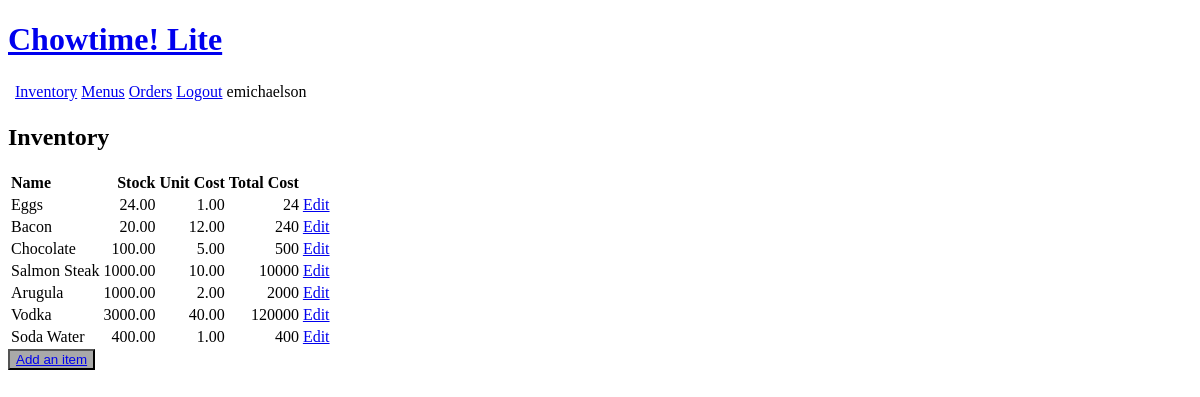
The page /inventory/ (signed in) on the database as committed earlier.
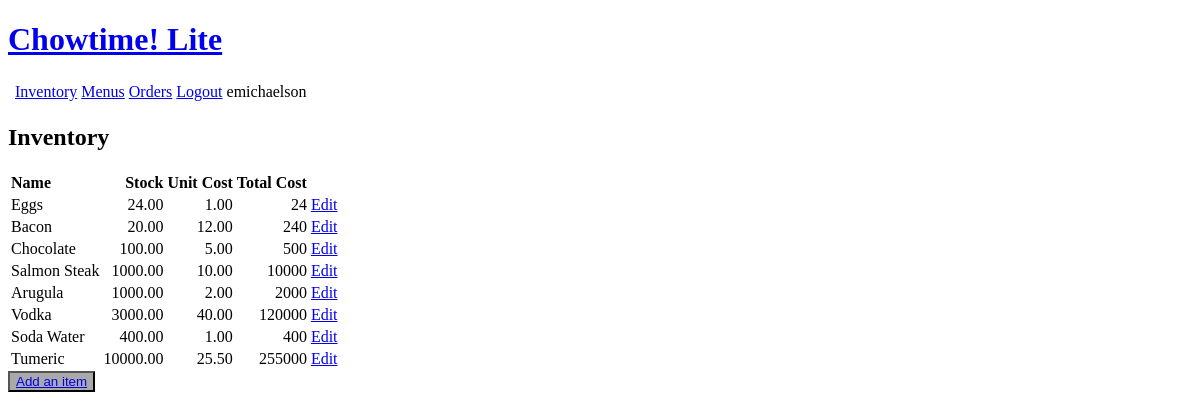
The same page on the database as committed later.
### inventory/models.py (models this page shows, shortened)
class Ingredient(models.Model):
    GRAM = 'GR'
    OUNCE = 'OZ'
    ITEM = 'IT'
    UNIT_CHOICES = [
        ('GR', 'Grams'),
        ('OZ', 'Ounces'),
        ('IT', 'Item')
    ]
    name = models.CharField(max_length=200)
    unitType = models.CharField(max_length=2, choices=UNIT_CHOICES, default=ITEM)
    unitCost = models.DecimalField(max_digits=10, decimal_places=2)
    inventoryQuantity = models.DecimalField(max_digits=10, decimal_places=2)
    def totalCost(self):
        result = self.inventoryQuantity * self.unitCost
        return "{:.0f}".format(result)

### inventory/views.py (the view)
# urls.py: path('inventory/', views.InventoryList, name='inventorylist'),
@login_required(login_url='login')
def InventoryList(request):
    inventory = Ingredient.objects.all()
    context = {'inventory': inventory}
    return render(request, 'inventory/inventoryList.html', context)

### inventory/templates/inventory/inventoryList.html
{% extends 'inventory/header.html' %}
{% block content %}
<h2>Inventory</h2>
<div>
    {% if inventory != '' %}
        <table>
            <thead>
                <th style="text-align: left">Name</th>
                <th style="text-align: right">Stock</th>
                <th style="text-align: right">Unit Cost</th>
                <th style="text-align: right">Total Cost</th>
            </thead>
            <tbody>
            {% for item in inventory %}
                <tr>
                    <td style="text-align: left">{{ item.name }}</td>
                    <td style="text-align: right">{{ item.inventoryQuantity }}</td>
                    <td style="text-align: right">{{ item.unitCost }}</td>
                    <td style="text-align: right">{{ item.totalCost }}</td>
                    <td style="text-align: right"><a href="{% url 'inventoryupdate' item.id %}">Edit</a></td>
                </tr>
            {% endfor %}
            </tbody>
        </table>
    {% endif %}
    <button style="background-color: darkgrey;" type="button"><a href="{% url 'inventorycreate' %}">Add an item</a></button>
</div>
{% endblock %}

Rows that differ between the two databases and show on the page:
added Ingredient: name "Tumeric", inventoryQuantity "10000.00", unitCost "25.50", totalCost "255000"
